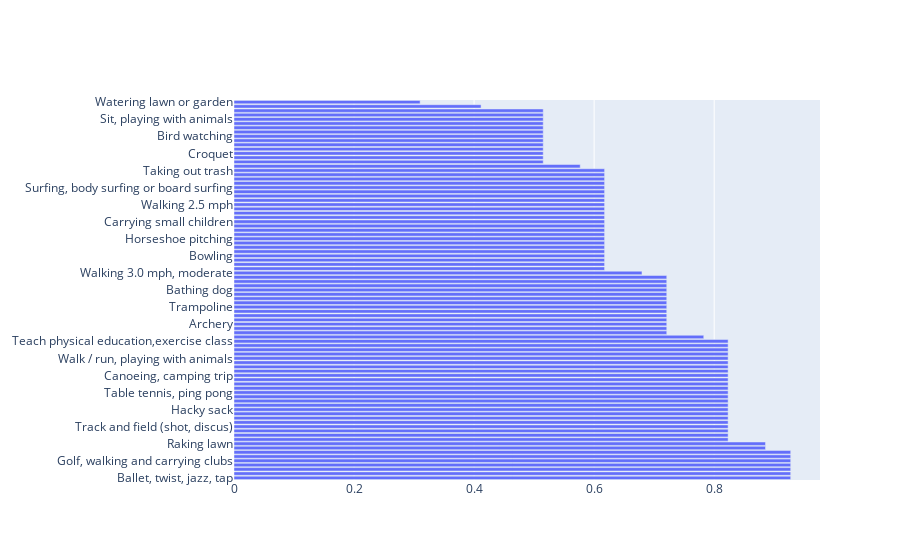

The code cell stored with this chart in its notebook:
### Code cell
import plotly.graph_objects as go
fig = go.Figure(go.Bar(x = fourth_df['Calories per kg'], y = fourth_df['Activity (1 hr)'], orientation='h'))
fig.show()

### Figure 1 — Plotly figure (JSON) as saved in the notebook; plotly's stock layout.template omitted (floating-point values rounded to 4 significant figures)
{"data": [{"orientation": "h", "type": "bar", "x": [0.9275, 0.9275, 0.9275, 0.9275, 0.9275, 0.9275, 0.9275, 0.8855, 0.8855, 0.8232, 0.8232, 0.8232, 0.8232, 0.8232, 0.8232, 0.8232, 0.8232, 0.8232, 0.8232, 0.8232, 0.8232, 0.8232, 0.8232, 0.8232, 0.8232, 0.8232, 0.8232, 0.8232, 0.8232, 0.8232, 0.8232, 0.8232, 0.8232, 0.7826, 0.721, 0.721, 0.721, 0.721, 0.721, 0.721, 0.721, 0.721, 0.721, 0.721, 0.721, 0.721, 0.721, 0.721, 0.6797, 0.6174, 0.6174, 0.6174, 0.6174, 0.6174, 0.6174, 0.6174, 0.6174, 0.6174, 0.6174, 0.6174, 0.6174, 0.6174, 0.6174, 0.6174, 0.6174, 0.6174, 0.6174, 0.6174, 0.6174, 0.6174, 0.6174, 0.6174, 0.6174, 0.5768, 0.5152, 0.5152, 0.5152, 0.5152, 0.5152, 0.5152, 0.5152, 0.5152, 0.5152, 0.5152, 0.5152, 0.5152, 0.5152, 0.4116, 0.3101], "y": ["Ballet, twist, jazz, tap", "Badminton", "Basketball, shooting baskets", "Golf, general", "Golf, walking and carrying clubs", "Painting", "Weeding, cultivating garden", "Golf, walking and pulling clubs", "Raking lawn", "Cycling, <10 mph, leisure bicycling", "Stretching, hatha yoga", "Water aerobics", "Track and field (shot, discus)", "Coaching: football, basketball, soccer…", "Curling", "Gymnastics", "Hacky sack", "Riding a horse, general", "Juggling", "Softball, officiating", "Table tennis, ping pong", "Tai chi", "Walk/run, playing with children, moderate", "Pushing a wheelchair", "Canoeing, camping trip", "Paddle boat", "Swimming, treading water, moderate", "Water aerobics, water calisthenics", "Walk / run, playing with animals", "Gardening, general", "Bagging grass, leaves", "Walking, pushing a wheelchair", "Teach physical education,exercise class", "Walking 3.5 mph, brisk pace", "Calisthenics, light", "Rowing machine, light", "Archery", "Golf, using power cart", "Horesback riding, saddling horse", "Horseback riding, grooming horse", "Trampoline", "Carrying infant, level ground", "Snowmobiling", "General housework", "Bathing dog", "Walking, snow blower", "Carpentry, general", "General cleaning", "Walking 3.0 mph, moderate", "Stationary cycling, very light", "Weight lifting, light workout", "Ballroom dancing, slow", "Bowling", "Frisbee playing, general", "Golf, driving range", "Golf, miniature golf", "Horseshoe pitching", "Shuffleboard, lawn bowling", "Sky diving", "Playing volleyball", "Carrying small children", "Loading, unloading car", "Walking downstairs", "Walking the dog", "Walking 2.5 mph", "Canoeing, rowing, light", "Windsurfing, sailing", "Sailing, yachting, ocean sailing", "Surfing, body surfing or board surfing", "Water volleyball", "Diving, springboard or platform", "Riding, snow blower", "Taking out trash", "Standing, playing with children, light", "Mild stretching", "Billiards", "Croquet", "Darts (wall or lawn)", "Football or baseball, playing catch", "Horseback riding, walking", "Bird watching", "Pushing stroller or walking with children", "Walking 2.0 mph, slow", "Boating, power, speed boat", "Sit, playing with animals", "Mowing lawn, riding mower", "Cleaning, dusting", "Walking, under 2.0 mph, very slow", "Watering lawn or garden"]}], "layout": {}}
